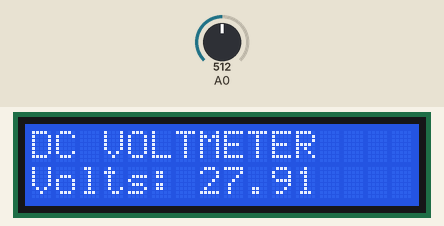
A sketch run on a simulated Arduino Uno, built with avr-gcc and run on an emulated ATmega328P. Parts: 16×2 character LCD. Inputs (shaded band) come from the test bench; at power-on: A0 = 512.

Above: at 1.2 s.
1.3 s: A0 set to 716
At 1.7 s:
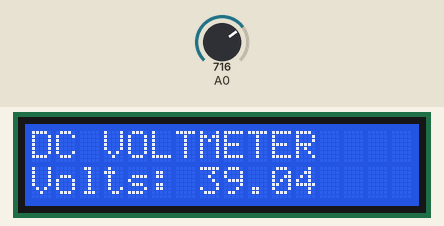
2.9 s: A0 set to 900
At 4.3 s:
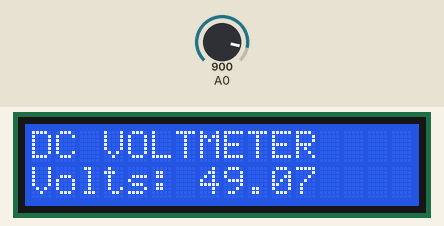
4.6 s: A0 set to 1023
At 5.9 s:
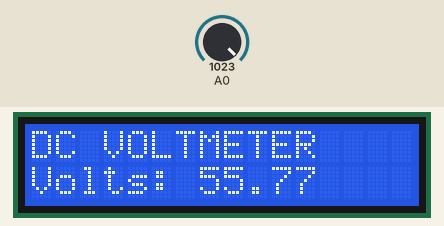
Timing chart, 0 to 7.6 s (numbered marks = the images above; inputs shaded):
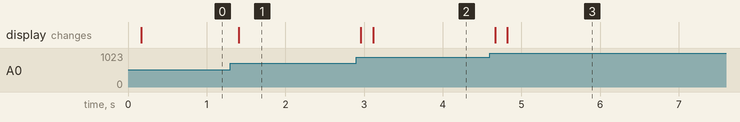

The sketch:

BAT_Mtnitor.ino
```cpp
#include<LiquidCrystal.h>

// number of analog samples to take per reading
#define NUM_SAMPLES 10

int sum = 0;                    // sum of samples taken
unsigned char sample_count = 0; // current sample number
float voltage = 0.0;            // calculated voltage


LiquidCrystal lcd(12, 11, 5, 4, 3, 2);


void setup()
{
  Serial.begin(9600);
  lcd.begin(16, 2);
}

void loop()
{
 //lcd.clear();
     // take a number of analog samples and add them up
  while (sample_count < NUM_SAMPLES)
   {
     sum += analogRead(A0);
     sample_count++;
     delay(10);
   }
   // calculate the voltage
   // use 5.0 for a 5.0V ADC reference voltage
   // 5.015V is the calibrated reference voltage
   voltage = ((float)sum / (float)NUM_SAMPLES * 5.015) / 1024.0;
   // send voltage for display on Serial Monitor
   // voltage multiplied by 11 when using voltage divider that
   // divides by 11. 11.132 is the calibrated voltage divide
   // value
   //Serial.print(voltage * 11.132);
   //Serial.println (" V");
   lcd.setCursor(0,0);
   lcd.print("DC VOLTMETER");
   lcd.setCursor(0,1);
   lcd.print("Volts: ");
   lcd.setCursor(7,1);
   lcd.print(voltage * 11.132);
   sample_count = 0;
   sum = 0;
   delay(50);
 }
```

Measured:
- after the input at 1.3 s, the display: changes after 0.11 s (image 1)
- after the input at 2.9 s, the display: first changes after 0.06 s (image 2 shows a later state)
- after the input at 4.6 s, the display: first changes after 0.06 s (image 3 shows a later state)
